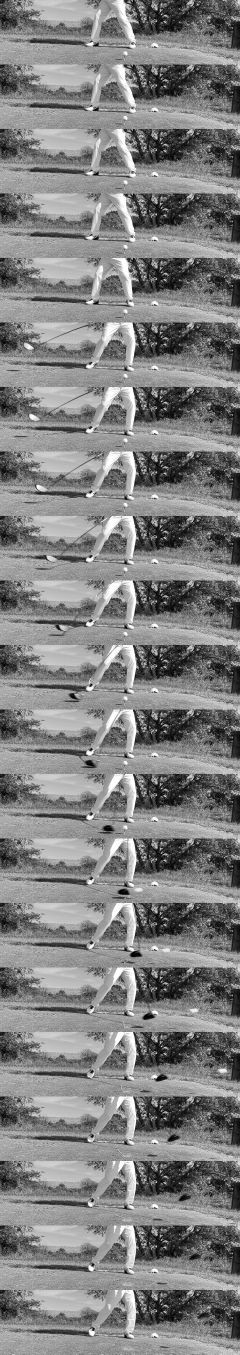
#> input picture reference/fixtures/front_sunny.jpg, 960 x 5418 px (shown at 1/4 size)
$ python test_front_real.py
#> lines starting #> are read from the running program, lines starting #| are printed output that depends on the picture; after the words box and inside, x2 and y2 are one past the last pixel; in counts of white or black regions, pixels touching at a corner belong together
### reference/analyzer.py
"""Reference implementation of the swing analyzer. The Swift SwingAnalyzer mirrors this logic 1:1."""
import numpy as np, math

BALL_MM = 42.67
CLUB_RADIUS_M = {'1W': 1.6, 'FW': 1.55, 'UT': 1.5, '7I': 1.4, 'W': 1.3}
# typical launch angle (deg) per club: from above, only the along-target part of the ball's
# motion is trusted, and the full speed is that over cos(launch)
CLUB_LAUNCH_DEG = {'1W': 13.0, 'FW': 12.0, 'UT': 14.0, '7I': 17.0, 'W': 27.0}
# and typical attack angle (deg, down negative): the head's tilt at contact, unseen from above
CLUB_ATTACK_DEG = {'1W': 0.0, 'FW': -2.0, 'UT': -3.0, '7I': -4.0, 'W': -5.0}

def components(mask):
    """4-neighbour connected components -> list of dict(area, sx, sy, minx, maxx, miny, maxy)."""
    H, W = mask.shape
    lab = np.zeros((H, W), np.int32); out = []
    ys, xs = np.nonzero(mask)
    for y0, x0 in zip(ys, xs):
        if lab[y0, x0]: continue
        cid = len(out) + 1; stack = [(y0, x0)]; lab[y0, x0] = cid
        c = dict(area=0, sx=0.0, sy=0.0, minx=x0, maxx=x0, miny=y0, maxy=y0)
        while stack:
            y, x = stack.pop()
            c['area'] += 1; c['sx'] += x; c['sy'] += y
            c['minx'] = min(c['minx'], x); c['maxx'] = max(c['maxx'], x)
            c['miny'] = min(c['miny'], y); c['maxy'] = max(c['maxy'], y)
            for ny, nx in ((y-1, x), (y+1, x), (y, x-1), (y, x+1)):
                if 0 <= ny < H and 0 <= nx < W and mask[ny, nx] and not lab[ny, nx]:
                    lab[ny, nx] = cid; stack.append((ny, nx))
        out.append(c)
    return out

def open_mask(m, k):
    """Binary opening with a k x k square: removes anything thinner than k (a shaft)."""
    if k <= 1: return m
    from numpy.lib.stride_tricks import sliding_window_view as sw
    p = k//2
    def run(a, axis, f):
        pad = np.pad(a, [(p, p) if i == axis else (0, 0) for i in range(2)], constant_values=False)
        return f(sw(pad, k, axis=axis), axis=-1)
    e = run(run(m, 0, np.all), 1, np.all)
    return run(run(e, 0, np.any), 1, np.any)

def dilate_mask(m, k):
    """Binary dilation with a k x k square."""
    from numpy.lib.stride_tricks import sliding_window_view as sw
    p = k//2
    def run(a, axis):
        pad = np.pad(a, [(p, p) if i == axis else (0, 0) for i in range(2)], constant_values=False)
        return sw(pad, k, axis=axis).any(axis=-1)
    return run(run(m, 0), 1)

def linfit(t, v):
    t = np.asarray(t, float); v = np.asarray(v, float)
    tm = t.mean(); vm = v.mean()
    den = ((t - tm)**2).sum()
    slope = ((t - tm)*(v - vm)).sum()/den
    return slope, vm - slope*tm

def silhouette(F, Bg, ball, trig):
    """The ball's size and place from what is gone once it has left: the frames at the end of the
    clip against the background, so a ball lit only on one side (its shaded part as dark as the
    grass, invisible to a brightness search) still shows whole. Width across, since the tee
    hangs below. None when the end frames are missing or the change there is not a lone ball."""
    bx, by, d = ball
    post = list(range(trig + 30, len(F)))[-8:]
    if len(post) < 5: return None
    H, W = Bg.shape
    x0, x1 = max(0, int(bx - 2*d)), min(W, int(bx + 2*d) + 1)
    y0, y1 = max(0, int(by - 2*d)), min(H, int(by + 2*d) + 1)
    P = np.median(np.stack([F[k][y0:y1, x0:x1] for k in post]), axis=0)
    m = np.abs(P - Bg[y0:y1, x0:x1]) > 25
    hit = None
    for c in components(m):
        if c['area'] < 10: continue
        if c['minx'] <= bx - x0 <= c['maxx'] and c['miny'] <= by - y0 <= c['maxy']:
            if hit is None or c['area'] > hit['area']: hit = c
    if hit is None or hit['minx'] == 0 or hit['miny'] == 0 or hit['maxx'] == x1 - x0 - 1 or hit['maxy'] == y1 - y0 - 1:
        return None
    w = hit['maxx'] - hit['minx'] + 1
    if not (0.5*d <= w <= 2.5*d): return None
    return x0 + (hit['minx'] + hit['maxx'])/2, y0 + hit['miny'] + w/2, float(w)

def head_match(F, Bg, times, ball, band, kImp, direction, shaft):
    """Head displacement between consecutive frames shortly before contact, by matching the head's
    own pixels (the moving region within a head's length of its front) in the next frame. Uses the
    whole head, so the hosel and shaft that lead the face no longer set the speed, as they can
    for a single leading-edge column. Returns [(t_mid, vx, vy)] in px/s."""
    H, W = Bg.shape
    bx, by, d = ball
    y0, y1 = band
    out = []
    yy, xx = np.mgrid[0:H, 0:W]
    rest = ((xx - bx)**2 + (yy - by)**2) < (0.75*d)**2
    # pairs ending two frames before contact: in the frame just before it the head's front is
    # already at the ball, and the front is what pins a plain head's position
    for k in range(max(1, kImp - 4), kImp - 2):
        m = np.zeros((H, W), bool)
        m[y0:y1] = (np.abs(F[k][y0:y1] - Bg[y0:y1]) > 28) & (np.abs(F[k][y0:y1] - F[k-1][y0:y1]) > 28)
        m &= ~rest
        m = open_mask(m, shaft)
        cs = [c for c in components(m) if c['area'] >= 0.3*d*d]
        if not cs: continue
        # the head: everything moving within a head's length of the front-most part
        if direction > 0:
            front = max(c['maxx'] for c in cs); x0, x1 = int(front - 3*d), front + 1
        else:
            front = min(c['minx'] for c in cs); x0, x1 = front, int(front + 3*d) + 1
        hm = np.zeros_like(m); hm[:, max(0, x0):min(W, x1)] = m[:, max(0, x0):min(W, x1)]
        if hm.sum() < 0.3*d*d: continue
        # with a margin of background round it, so a plain (untextured) head is pinned by its
        # outline; compared as differences from the background, which is ~0 off the head
        ys, xs = np.nonzero(dilate_mask(hm, max(3, int(0.6*d) | 1)) & ~rest)
        vals = (F[k][ys, xs] - Bg[ys, xs]).astype(float); nxt = F[k + 1] - Bg
        def cost(dx, dy):
            X = xs + dx; Y = ys + dy
            ok = (X >= 0) & (X < W) & (Y >= 0) & (Y < H)
            ok[ok] = ~rest[Y[ok], X[ok]]          # the ball (bright, then hit) is not the head's
            if ok.mean() < 0.6: return None
            return float(np.abs(nxt[Y[ok], X[ok]] - vals[ok]).mean())
        best = None
        r = int(1.5*d)
        for dy in range(-r, r + 1, 2):            # coarse, then refine around the best
            for a in range(int(0.5*d), int(8*d), 2):
                c0 = cost(direction*a, dy)
                if c0 is not None and (best is None or c0 < best[0]): best = (c0, direction*a, dy)
        if best is None: continue
        bdx, bdy = best[1], best[2]
        for dy in range(bdy - 2, bdy + 3):
            for dx in range(bdx - 2, bdx + 3):
                c0 = cost(dx, dy)
                if c0 is not None and c0 < best[0]: best = (c0, dx, dy)
        dt = times[k + 1] - times[k]
        out.append(((times[k] + times[k + 1])/2, best[1]/dt, best[2]/dt))
    return out

def analyze(frames, times, ball, trig, club='1W', energy=None, pitch=0.0, overhead=False):
    # pitch: degrees the camera looks down (face-on from above); image vertical motion is
    # the true vertical motion times cos(pitch), so divide it back out.
    # overhead: filmed face-on from well above (looking down steeply). Image vertical motion
    # then mixes rising with moving toward or away from the camera, so only the horizontal
    # (along the target line) motion is used: no launch or attack angle.
    ycorr = 1/math.cos(math.radians(min(max(pitch, 0.0), 60.0)))
    bx, by, d = ball
    n = len(frames); H, W = frames[0].shape
    F = [f.astype(np.int16) for f in frames]
    res = dict(ok=False, notes=[])
    # background: median of frames well before impact
    idx = [max(0, trig - o) for o in (110, 95, 80, 65, 50)]
    Bg = np.median(np.stack([F[i] for i in idx]), axis=0).astype(np.int16)
    sil = silhouette(F, Bg, ball, trig)
    if sil and abs(sil[2]/d - 1) > 0.1:
        # the finder saw only part of the ball (the lit side); every speed scales with d
        bx, by, d = sil
        res['ballCorrected'] = sil
    yy, xx = np.mgrid[0:H, 0:W]
    core = ((xx - bx)**2 + (yy - by)**2) < (0.35*d)**2
    # 1. impact frame: first frame whose ball core differs from background
    kImp = None
    for k in range(max(1, trig - 24), min(n, trig + 12)):
        if np.abs(F[k][core] - Bg[core]).mean() > 18:
            kImp = k; break
    if kImp is None:
        res['notes'].append('インパクトの瞬間を検出できませんでした'); return res
    res['kImp'] = kImp
    rest = ((xx - bx)**2 + (yy - by)**2) < (0.75*d)**2
    # 2. head: leading edge of the dark moving region in a band around the ball height
    y0 = max(0, int(by - 2.5*d)); y1 = min(H, int(by + 0.8*d))
    minCnt = max(2, int(round(0.2*d)))
    direction = None; pts = []; tContact = None
    shaft = max(3, int(0.17*d) | 1)   # odd, wider than the shaft
    for k in range(max(1, kImp - 6), kImp):
        # only what is moving fast right now: different from the background AND from the
        # previous frame (a golfer's foot or a shadow shifting slowly near the ball is not)
        diff = (np.abs(F[k][y0:y1] - Bg[y0:y1]) > 28) & (np.abs(F[k][y0:y1] - F[k-1][y0:y1]) > 28)
        diff &= ~rest[y0:y1]
        # the shaft leans ahead of the head and crosses the band first: keep only the head's bulk
        diff = open_mask(diff, shaft)
        cnt = diff.sum(axis=0)
        cols = np.nonzero(cnt >= minCnt)[0]
        if len(cols) == 0: continue
        if direction is None:
            cx = (cols*cnt[cols]).sum()/cnt[cols].sum()
            direction = 1 if bx > cx else -1
        if direction > 0:
            cand = cols[cols <= bx - 0.2*d]
            if len(cand) == 0: continue
            e = cand.max()
            band = (xx[y0:y1] >= e - 0.5*d) & (xx[y0:y1] <= e) & diff
        else:
            cand = cols[cols >= bx + 0.2*d]
            if len(cand) == 0: continue
            e = cand.min()
            band = (xx[y0:y1] <= e + 0.5*d) & (xx[y0:y1] >= e) & diff
        ys = np.nonzero(band)[0]
        pts.append((times[k], float(e), float(ys.mean() + y0) if len(ys) else float('nan')))
    # keep the last frames that advance monotonically toward the ball, at a steady pace
    # (an earlier frame can catch the shaft crossing the band ahead of the head)
    clean = []
    for p in reversed(pts):
        if clean and direction*(clean[-1][1] - p[1]) <= 0.1*d: continue
        if len(clean) >= 2:
            last = direction*(clean[-2][1] - clean[-1][1])/(clean[-2][0] - clean[-1][0])
            step = direction*(clean[-1][1] - p[1])/(clean[-1][0] - p[0])
            if not (0.6*last <= step <= 1.6*last): break
        clean.append(p)
        if len(clean) == 4: break
    clean.reverse()
    mmpx = BALL_MM/d
    if direction is not None and len(clean) >= 2:
        t = [p[0] for p in clean]
        vx, _ = linfit(t, [p[1] for p in clean])
        ysv = [p[2] for p in clean]
        vy = linfit(t, ysv)[0]*ycorr if not any(math.isnan(v) for v in ysv) else 0.0
        vy = max(-abs(vx)*0.27, min(abs(vx)*0.27, vy))
        res['headPxS'] = math.hypot(vx, vy)
        res['hs'] = res['headPxS']*mmpx/1000
        e_contact = bx - direction*0.5*d
        e_fit_b = np.mean([p[1] for p in clean]) - vx*np.mean(t)
        tContact = (e_contact - e_fit_b)/vx
        tMid = float(np.mean(t))
        # the head's whole-body displacement over the last frames, when it agrees roughly
        hm = head_match(F, Bg, times, (bx, by, d), (y0, y1), kImp, direction, shaft)
        if hm:
            mvx = float(np.mean([h[1] for h in hm])); mvy = float(np.mean([h[2] for h in hm]))*ycorr
            if 0.6 <= mvx/vx <= 2.0:
                # the whole velocity along the arc (a few frames out it still dips noticeably)
                vx, vy = mvx, max(-abs(mvx)*0.6, min(abs(mvx)*0.6, mvy))
                tMid = float(np.mean([h[0] for h in hm]))
                res['headPxS'] = math.hypot(vx, vy)
                res['hs'] = res['headPxS']*mmpx/1000
                res['headMatched'] = len(hm)
        R = CLUB_RADIUS_M.get(club, 1.5)
        if overhead:
            # the head a few frames before contact still moves along the arc, tilted from the
            # target line by the club's usual attack angle plus its turn until contact; its
            # horizontal part is the speed times the cosine of that tilt
            th = (abs(vx)*mmpx/1000/R)*max(0.0, tContact - tMid) - math.radians(CLUB_ATTACK_DEG.get(club, 0.0))
            th = min(math.radians(25), th)
            res['headPxS'] = abs(vx)/math.cos(th)
            res['hs'] = res['headPxS']*mmpx/1000
        else:
            chord = math.degrees(math.atan2(-vy, abs(vx)))
            # the fitted line is a chord of the swing arc: rotate to the tangent at contact
            res['attack'] = chord + math.degrees((res['hs']/R)*(tContact - tMid))
        res['headFrames'] = len(clean)
    else:
        res['notes'].append('ヘッドを検出できませんでした')
    # 3. ball: most forward bright compact blob on the target side
    if direction is None:
        return res
    A0 = math.pi*d*d/4
    def find_ball(thr, maxArea, maxSide, minFill):
        pts = []
        for k in range(kImp, min(n, kImp + 10)):
            diff = (F[k] - Bg) > thr
            # and changed since the previous frame: the ball in flight moves several of its own
            # widths per frame, while something that merely differs from the background (a glove
            # or trouser leg that shifted at address) sits still and is not the ball
            diff &= np.abs(F[k] - F[k - 1]) > thr
            diff &= ~rest
            if direction > 0: diff[:, :int(bx + 0.5*d)] = False
            else: diff[:, int(bx - 0.5*d):] = False
            diff[:max(0, int(by - 14*d))] = False
            # from above, a ball starting away from the golfer (toward the camera) goes down
            diff[min(H, int(by + (4.0 if overhead else 1.0)*d)):] = False
            best = None
            for c in components(diff):
                if not (0.35*A0 <= c['area'] <= maxArea*A0): continue
                bw = c['maxx'] - c['minx'] + 1; bh = c['maxy'] - c['miny'] + 1
                if max(bw, bh) > maxSide*d or c['area']/(bw*bh) < minFill: continue
                if c['minx'] == 0 or c['miny'] == 0 or c['maxx'] == W-1 or c['maxy'] == H-1: continue
                cx = c['sx']/c['area']; cy = c['sy']/c['area']
                if best is None or direction*cx > direction*best[0]: best = (cx, cy)
            if best: pts.append((times[k], best[0], best[1]))
        return pts
    def forward(pts):
        kept = []
        for p in pts:
            if not kept or direction*(p[1] - kept[-1][1]) > 0.3*d: kept.append(p)
        return kept[:4]
    strict = find_ball(35, 4.0, 3.5, 0.45)
    cleanb = forward(strict)
    if len(strict) < 2:   # slow shutter: the ball is a long, faint streak
        loose = forward(find_ball(12, 12.0, 10.0, 0.25))
        if len(loose) >= 2:
            cleanb = loose
            res['notes'].append('シャッターが遅くボールがブレています（精度低下）')
    dtFrame = float(np.median(np.diff(times)))
    if len(cleanb) >= 2:
        t = [p[0] for p in cleanb]
        vx, _ = linfit(t, [p[1] for p in cleanb]); vy, _ = linfit(t, [p[2] for p in cleanb]); vy *= ycorr
        res['ballFrames'] = len(cleanb)
    elif cleanb and tContact is not None and \
            0.3*dtFrame <= cleanb[0][0] - tContact <= 2.5*dtFrame and direction*(cleanb[0][1] - bx) > d:
        # one flight frame only (the ball left the picture straight away): it left the tee
        # when the head reached it, so take the displacement from there
        tb, xb, yb = cleanb[0]
        vx = (xb - bx)/(tb - tContact); vy = (yb - by)/(tb - tContact)*ycorr
        res['ballFrames'] = 1
        if 0 <= xb + vx*dtFrame < W:
            res['notes'].append('ボールが1コマしか写らず推定値です（精度低下）')
        else:
            res['notes'].append('ボールがすぐ画面外に出たため1コマから推定しました（精度低下）。ボールを画面の中央寄りに置いてください')
    else:
        res['notes'].append('打ち出したボールを追跡できませんでした')
    if 'ballFrames' in res:
        if overhead:
            res['ballPxS'] = abs(vx)/math.cos(math.radians(CLUB_LAUNCH_DEG.get(club, 13.0)))
        else:
            res['ballPxS'] = math.hypot(vx, vy)
            res['launch'] = math.degrees(math.atan2(-vy, abs(vx)))
        res['bs'] = res['ballPxS']*mmpx/1000
    if 'hs' in res and 'bs' in res:
        res['smash'] = res['ballPxS']/res['headPxS']
        res['ok'] = True
    return res

### reference/test_front_real.py
"""Face-on analyzer on a real driver swing (python3 test_front_real.py).
fixtures/front_sunny.jpg: 21 strip frames stacked: five background frames (impact - 110, -95, -80,
-65, -50) then impact - 8 ... impact + 7. Sunny tee: the golfer's right foot and shadows sit next to
the ball and shift during the downswing; the head must still be tracked."""
import os, sys
import numpy as np
from PIL import Image
from analyzer import analyze

img = np.asarray(Image.open(os.path.join(os.path.dirname(__file__) or '.', 'fixtures', 'front_sunny.jpg')))
#> img is the input picture: shape (5418, 960); min 0, max 255, mean 128.8
h = img.shape[0] // 21
sel = [img[i*h:(i+1)*h] for i in range(21)]
#> sel = 21 items
trig = 198
frames = [sel[0]]*240
#> frames = 240 items
for j, k in enumerate((88, 103, 118, 133, 148)): frames[k] = sel[j]
for j, k in enumerate(range(190, 206)): frames[k] = sel[5 + j]
for k in range(206, 240): frames[k] = sel[-1]
times = np.arange(240)/240.0
r = analyze(frames, times, (502.6, 212.6, 15.7), trig, club='1W')
#> in analyze, `n = len(frames)`: n = 240
#> in analyze, `F = [f.astype(np.int16) for f in frames]`: F = 240 items
#> in analyze, `Bg = np.median(np.stack([F[i] for i in idx]), axis=0).astype(np.int16)`:
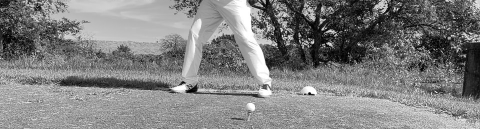
#> Bg: shape (258, 960) int16 (shown at 1/2 size); min 0, max 255, mean 128.4
#> in silhouette, `post = list(range(trig + 30, len(F)))[-8:]`: post = [232, 233, 234, 235, 236, 237, 238, 239]
#> in silhouette, `P = np.median(np.stack([F[k][y0:y1, x0:x1] for k in post]), axis=0)`:
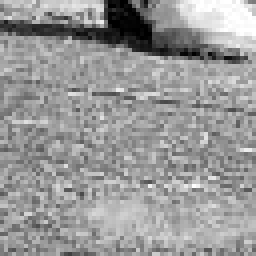
#> P: shape (64, 64) float64 (shown 4 times larger); min 0, max 255, mean 152.6
#> in silhouette, `m = np.abs(P - Bg[y0:y1, x0:x1]) > 25`:
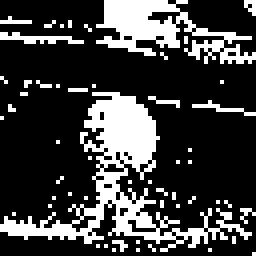
#> m: shape (64, 64) bool (shown 4 times larger); 24.7% white; 54 white regions (51 under 20 px), largest, box (x1, y1, x2, y2) and area: (0, 23, 63, 63) 569, (24, 0, 64, 16) 279, (0, 8, 21, 11) 32
#> in components, `H, W = mask.shape`: H = 64
#> the loop in silhouette, `for c in components(m):` made 113 passes
#> in silhouette, `w = hit['maxx'] - hit['minx'] + 1`: w = 19
#> in analyze, `sil = silhouette(F, Bg, ball, trig)`: sil = (501, 213.5, 19)
#> in analyze, `bx, by, d = sil`: bx = 501; by = 213.5; d = 19
#> in analyze, `rest = ((xx - bx)**2 + (yy - by)**2) < (0.75*d)**2`:
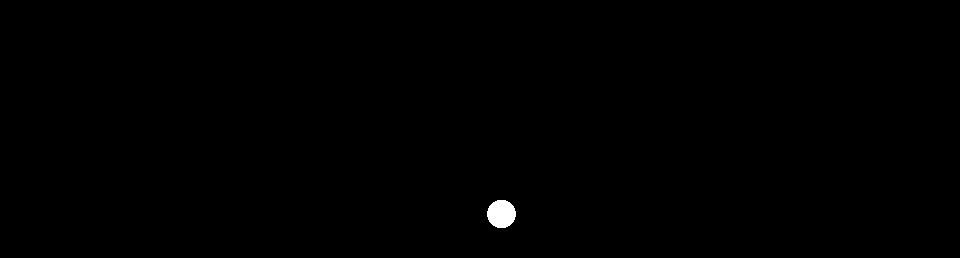
#> rest: shape (258, 960) bool; 0.26% white; 1 white region, box (x1, y1, x2, y2) and area: (487, 200, 516, 228) 640
#> in analyze, `y0 = max(0, int(by - 2.5 * d))`: y0 = 166
#> in analyze, `y1 = min(H, int(by + 0.8 * d))`: y1 = 228
#> in analyze, `minCnt = max(2, int(round(0.2*d)))`: minCnt = 4
#> in analyze, `shaft = max(3, int(0.17*d) | 1)`: shaft = 3
#> the loop in analyze, `for k in range(max(1, kImp - 6), kImp): # only what is moving fast rig..` made 6 passes
#> (cx, direction) on pass 1: (119.4, 1)
#> after the loop in analyze, `for k in range(max(1, kImp - 6), kImp):`:
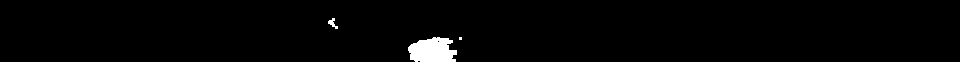
#> diff: shape (62, 960) bool; 1.7% white; 3 white regions (1 under 20 px), largest, box (x1, y1, x2, y2) and area: (408, 37, 457, 62) 961, (328, 18, 338, 29) 49
#> after the loop in analyze, `for k in range(max(1, kImp - 6), kImp):`: cx = 119.4; direction = 1; pts = [(0.8, 143, 205.1), (0.804, 235, 169.7), (0.808, 275, 191.3), (0.812, 328, 200.6), (0.817, 390, 214.5), (0.821, 456, 217.9)]
#> the loop in analyze, `for p in reversed(pts):` made 4 passes
#> (p, last, step) on passes 3 to 4: ((0.812, 328, 200.6), 15840, 14880), ((0.808, 275, 191.3), 14880, 12720)
#> after the loop in analyze, `for p in reversed(pts):`: clean = [(0.821, 456, 217.9), (0.817, 390, 214.5), (0.812, 328, 200.6), (0.808, 275, 191.3)]
#> in analyze, `mmpx = BALL_MM/d`: mmpx = 2.25
#> in analyze, `t = [p[0] for p in clean]`: t = [0.808, 0.812, 0.817, 0.821]
#> in linfit, `tm = t.mean()`: tm = 0.815
#> in linfit, `den = ((t - tm)**2).sum()`: den = 8.68e-05
#> in linfit, `slope = ((t - tm)*(v - vm)).sum()/den`: slope = 14520
#> in analyze, `ysv = [p[2] for p in clean]`: ysv = [191.3, 200.6, 214.5, 217.9]
#> in analyze, `vy = linfit(t, ysv)[0]*ycorr if not any(math.isnan(v) for v in ysv) el..`: vy = 2244.7
#> in analyze, `e_contact = bx - direction*0.5*d`: e_contact = 491.5
#> in analyze, `e_fit_b = np.mean([p[1] for p in clean]) - vx*np.mean(t)`: e_fit_b = -11465.5
#> in analyze, `tContact = (e_contact - e_fit_b)/vx`: tContact = 0.823
#> in analyze, `tMid = float(np.mean(t))`: tMid = 0.815
#> in head_match, `bx, by, d = ball`: bx = 501; by = 213.5
#> the loop in head_match, `for k in range(max(1, kImp - 4), kImp - 2):` made 2 passes
#> (front, x0, x1, r, bdx, bdy, dt) on passes 1 to 2: (256, 199, 257, 28, 61, 16, 0.00417), (318, 261, 319, 28, 67, 6, 0.00417)
#> pass 1, in head_match, `m &= ~rest`:
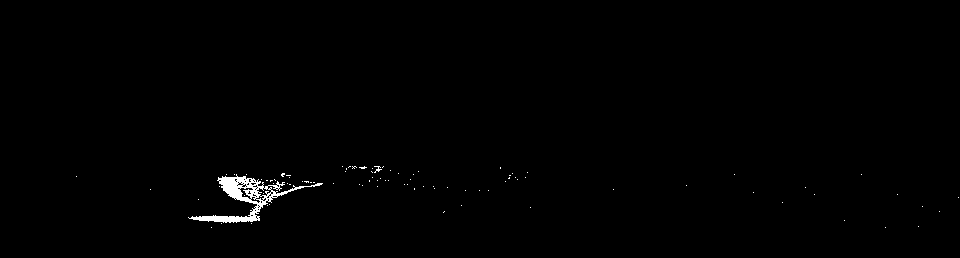
#> m: shape (258, 960) bool; 0.66% white; 91 white regions (89 under 20 px), largest, box (x1, y1, x2, y2) and area: (188, 174, 323, 223) 1455, (374, 166, 382, 173) 23
#> pass 1, in run (call 26), `pad = np.pad(a, [(p, p) if i == axis else (0, 0) for i in range(2)], c..`:
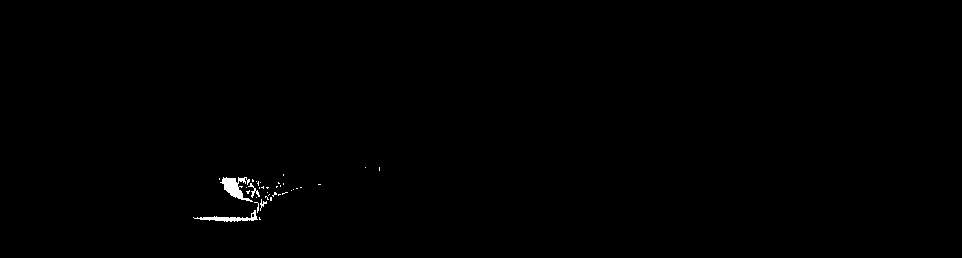
#> pad: shape (258, 962) bool; 0.32% white; 36 white regions (32 under 20 px), largest, box (x1, y1, x2, y2) and area: (220, 177, 253, 202) 360, (193, 210, 258, 222) 237, (248, 183, 260, 198) 52, (260, 199, 267, 211) 29
#> (the rest of the program and of its run is left out)
